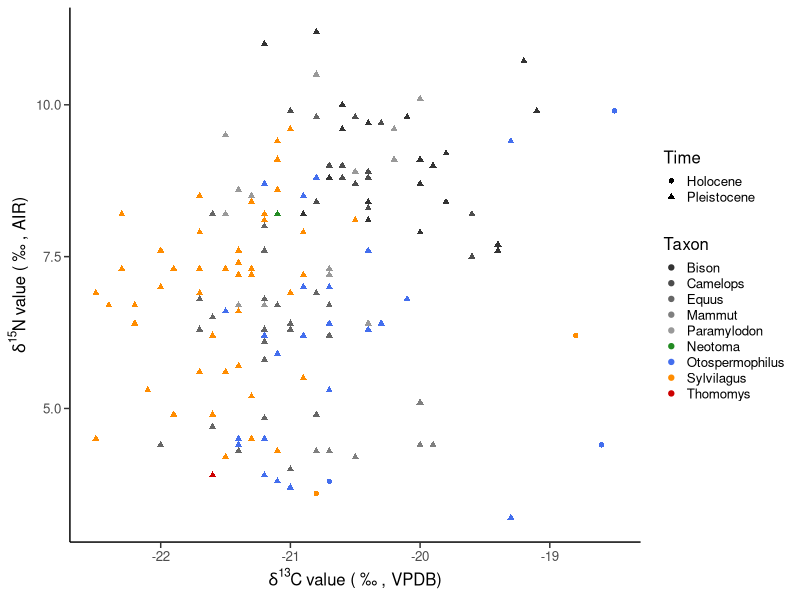

Recreate this plot in R. (Note: this script raises an error after producing the figure.)
library(tidyverse)
library(readr)
library(tidyverse)
library(readr)

# plot the isotope data - using ggplot2 ####
fig5Dat<- read_csv(file="data/processed/final_dataset_Figure5.csv", col_names=T, trim_ws=T)

fig5Dat$Taxon <- as.factor(fig5Dat$Taxon)
fig5Dat$Time <- as.factor(fig5Dat$Time)
fig5Dat$Group <- as.factor(fig5Dat$Group)

fig5Dat<- fig5Dat %>%
  arrange(Group) %>%
  mutate(Taxon = fct_relevel(Taxon, 
                             "Bison", "Camelops", "Equus", "Mammut", "Paramylodon", "Neotoma", "Otospermophilus", "Sylvilagus", "Thomomys"), Group = fct_relevel(Group, "Megaherbivore", "Herbivore"), Time = fct_relevel(Time, "Holocene", "Pleistocene"))

labelColors <- c("Bison" = "gray20",
                 "Camelops" = "gray30",
                 "Equus" = "gray40", 
                 "Mammut" = "gray50",
                 "Paramylodon" = "gray60",
                 "Neotoma" = "forestgreen",
                 "Otospermophilus" = "royalblue2",
                 "Sylvilagus" = "darkorange",
                 "Thomomys" = "red3")

first.plot <- ggplot(data = fig5Dat, 
                     aes(x = del13C_permil, y = del15N_permil)) +
                       geom_point(aes(colour = Taxon, 
                                      shape = Time)) +
                       scale_size_manual(values = c(1, 2)) +
                       scale_color_manual(values=labelColors) +
  ylab(expression({delta}^15*N~'value ('~'\u2030'~', AIR)')) +
  xlab(expression({delta}^13*C~'value ('~'\u2030'~', VPDB)')) + 
  theme_classic() +
  theme(text = element_text(size=12),
        axis.ticks.length = unit(0.15, "cm"),
        legend.title = element_text(size=12), 
        legend.key.size = unit(0.4, 'cm')) + 
  labs(colour = "Taxon") 

  print(first.plot) 

    
# error bars
sbg <- fig5Dat %>% 
  group_by(Taxon, Time) %>% 
  summarise(count = n(),
            mC = mean(del13C_permil), 
            sdC = sd(del13C_permil), 
            mN = mean(del15N_permil), 
            sdN = sd(del15N_permil))

second.plot <- first.plot+
  geom_errorbar(data = sbg, 
                mapping = aes(x = mC, y = mN,
                              ymin = mN - 1.96*sdN, 
                              ymax = mN + 1.96*sdN), 
                width = 0, color="darkgray", alpha=0.5) +
  geom_errorbarh(data = sbg, 
                 mapping = aes(x = mC, y = mN,
                               xmin = mC - 1.96*sdC,
                               xmax = mC + 1.96*sdC),
                 height = 0, color="darkgray", alpha=0.5) + 
  geom_point(data = sbg, aes(x = mC, 
                             y = mN,
                             fill = Taxon), 
             color = "darkgray", shape = 22, size = 4,
             alpha = 0.5, show.legend = FALSE) +
  scale_fill_manual(values=labelColors)

grDevices::cairo_pdf("output/Figure5_v2_witherrorbars.pdf", width=6, height=4)
  print(second.plot) 
dev.off()
